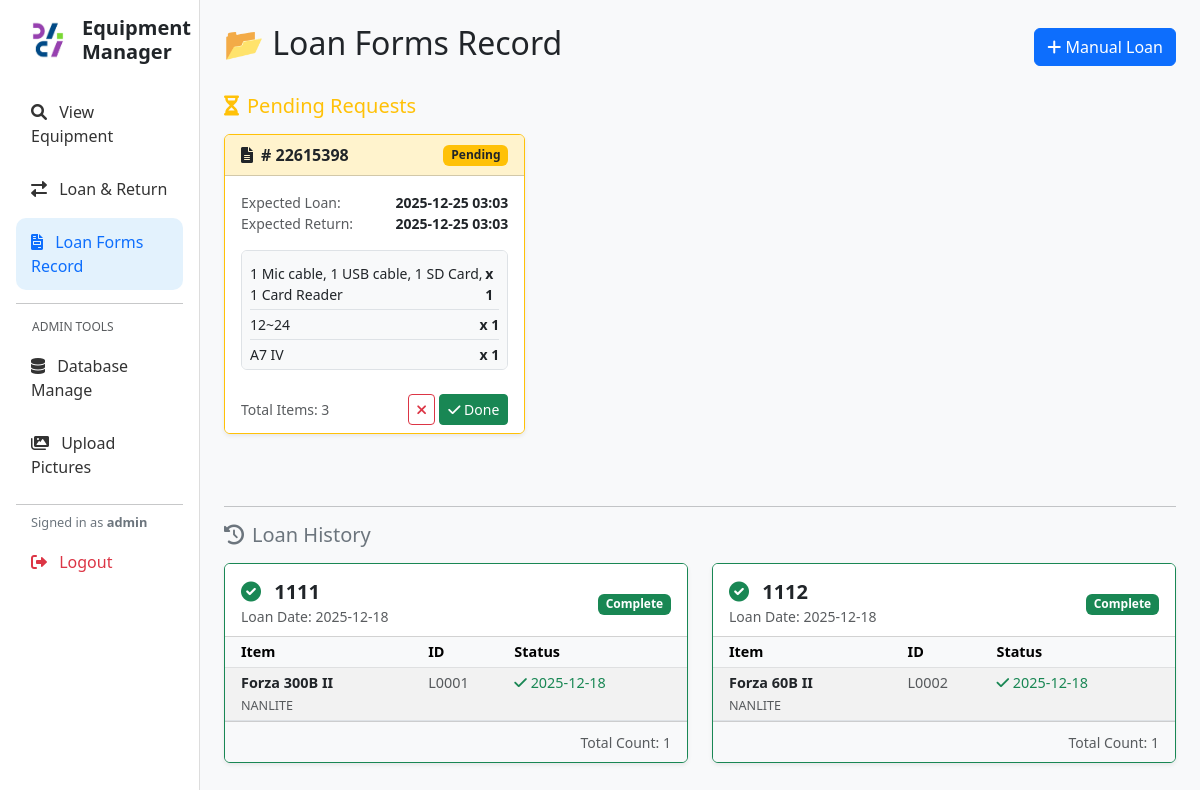
The page /loan_forms (signed in) on the database its author committed.
### tables this page shows
CREATE TABLE Request_Records (
    Request_ID TEXT PRIMARY KEY,
    Loan_Date TEXT,
    Loan_Time TEXT,
    Return_Date TEXT,
    Return_Time TEXT,
    Items_Json TEXT, -- 用 JSON 字串存儲器材和數量 (例如: "Sony A74: 2, Tripod: 1")
    Status TEXT,     -- 'Pending'
    Created_At TEXT
);

CREATE TABLE "Loan_Transactions" (
"id" INTEGER,
  "Loan_Form_Number" TEXT,
  "Equipment_ID" TEXT,
  "Loan_Date" TEXT,
  "Return_Date" TEXT,
  "Status" TEXT
);

CREATE TABLE "Equipment_List" (
"Category" TEXT,
  "Equipment_ID" TEXT,
  "Type" TEXT,
  "Brand" TEXT,
  "Name" TEXT,
  "Remarks" TEXT,
  "Qty" INTEGER,
  "item_created" TEXT
);

### app.py (the view)
@app.route('/loan_forms')
def loan_forms():
    if 'user' not in session: return redirect(url_for('dashboard'))
    conn = get_db()
    pending_forms = []
    try:
        df_pending = pd.read_sql_query("SELECT * FROM Request_Records WHERE Status = 'Pending' ORDER BY Created_At DESC", conn)
        if not df_pending.empty:
            for _, row in df_pending.iterrows():
                try: items_list = json.loads(row['Items_Json'])
                except: items_list = []
                pending_forms.append({
                    'id': row['Request_ID'],
                    'loan_dt': f"{row['Loan_Date']} {row['Loan_Time']}",
                    'return_dt': f"{row['Return_Date']} {row['Return_Time']}",
                    'item_list': items_list,
                    'count': sum(i['qty'] for i in items_list),
                    'status': 'Pending'
                })
    except: pass
    history_forms = {}
    try:
        query = "SELECT T.Loan_Form_Number, T.Loan_Date, T.Return_Date, T.Status, E.Name, E.Brand, E.Type, T.Equipment_ID FROM Loan_Transactions T JOIN Equipment_List E ON T.Equipment_ID = E.Equipment_ID ORDER BY T.Loan_Date DESC, T.Loan_Form_Number"
        df = pd.read_sql_query(query, conn)
        if not df.empty:
            grouped = df.groupby(['Loan_Form_Number', 'Loan_Date'])
            for (form_num, loan_date), group in grouped:
                active_count = len(group[group['Status'] == 'Active'])
                is_complete = (active_count == 0)
                history_forms[form_num] = {
                    'id': form_num,
                    'loan_dt': loan_date,
                    'item_list': group.to_dict(orient='records'),
                    'count': len(group),
                    'status': 'Complete' if is_complete else 'Active',
                    'is_complete': is_complete
                }
    except: pass
    return render_template('loan_forms.html', pending=pending_forms, history=history_forms)

### app.py (called while the page is built)
def get_db():
    db = getattr(g, '_database', None)
    if db is None:
        db = g._database = sqlite3.connect(DATABASE)
        db.row_factory = sqlite3.Row
    return db

@app.teardown_appcontext
def close_connection(exception):
    db = getattr(g, '_database', None)
    if db is not None:
        db.close()

@app.context_processor
def utility_processor():
    def get_icon_path(prefix, name):
        filename = f"{prefix}_{name}.png"
        filepath = os.path.join(app.config['UPLOAD_FOLDER'], filename)
        if os.path.exists(filepath):
            return url_for('static', filename=f'icons/{filename}')
        return None
    return dict(get_icon_path=get_icon_path)

### templates/loan_forms.html
{% extends "base.html" %}
{% block content %}
<div class="d-flex justify-content-between align-items-center mb-4">
    <h2>📂 Loan Forms Record</h2>
    <a href="{{ url_for('loan_return') }}" class="btn btn-primary"><i class="fas fa-plus"></i> Manual Loan</a>
</div>
{% if pending %}
<h5 class="text-warning mb-3"><i class="fas fa-hourglass-half me-2"></i>Pending Requests</h5>
<div class="row mb-5">
    {% for form in pending %}
    <div class="col-md-6 col-xl-4 mb-4">
        <div class="card h-100 border-warning shadow-sm">
            <div class="card-header bg-warning-subtle d-flex justify-content-between align-items-center">
                <strong><i class="fas fa-file-alt me-2"></i># {{ form.id }}</strong>
                <span class="badge bg-warning text-dark">Pending</span>
            </div>
            <div class="card-body p-3">
                <div class="mb-3 small">
                    <div class="d-flex justify-content-between">
                        <span class="text-muted">Expected Loan:</span>
                        <strong>{{ form.loan_dt }}</strong>
                    </div>
                    <div class="d-flex justify-content-between">
                        <span class="text-muted">Expected Return:</span>
                        <strong>{{ form.return_dt }}</strong>
                    </div>
                </div>
                <div class="bg-light p-2 rounded border" style="max-height: 120px; overflow-y: auto;">
                    <ul class="list-unstyled mb-0 small">
                        {% for item in form.item_list %}
                        <li class="d-flex justify-content-between border-bottom py-1">
                            <span>{{ item.name }}</span>
                            <span class="fw-bold">x {{ item.qty }}</span>
                        </li>
                        {% endfor %}
                    </ul>
                </div>
            </div>
            <div class="card-footer bg-white text-end border-top-0 d-flex justify-content-between align-items-center">
                <small class="text-muted">Total Items: {{ form.count }}</small>
                <div>
                    <a href="{{ url_for('process_request', request_id=form.id, action='reject') }}"
                       class="btn btn-sm btn-outline-danger" onclick="return confirm('Reject this request?');">
                       <i class="fas fa-times"></i>
                    </a>
                    <a href="{{ url_for('process_request', request_id=form.id, action='approve') }}"
                       class="btn btn-sm btn-success" title="Mark as Processed">
                       <i class="fas fa-check"></i> Done
                    </a>
                </div>
            </div>
        </div>
    </div>
    {% endfor %}
</div>
<hr>
{% endif %}
<h5 class="text-secondary mb-3"><i class="fas fa-history me-2"></i>Loan History</h5>
{% if history %}
    <div class="row">
        {% for form_num, details in history.items() %}
        <div class="col-md-6 mb-4">
            <div class="card h-100 shadow-sm {% if details.is_complete %}border-success{% else %}border-primary{% endif %}">
                <div class="card-header bg-white d-flex justify-content-between align-items-center pt-3">
                    <div>
                        <h5 class="mb-0 fw-bold">
                            {% if details.is_complete %}
                                <i class="fas fa-check-circle text-success me-2"></i>
                            {% else %}
                                <i class="fas fa-clock text-primary me-2"></i>
                            {% endif %}
                            {{ details.id }}
                        </h5>
                        <small class="text-muted">Loan Date: {{ details.loan_dt }}</small>
                    </div>
                    {% if details.is_complete %}
                        <span class="badge bg-success">Complete</span>
                    {% else %}
                        <span class="badge bg-primary">Active</span>
                    {% endif %}
                </div>
                <div class="card-body p-0">
                    <table class="table table-sm table-striped mb-0" style="font-size: 0.9rem;">
                        <thead class="table-light">
                            <tr>
                                <th class="ps-3">Item</th>
                                <th>ID</th>
                                <th>Status</th>
                            </tr>
                        </thead>
                        <tbody>
                            {% for item in details.item_list %}
                            <tr>
                                <td class="ps-3"><strong>{{ item.Name }}</strong><br><small class="text-muted">{{ item.Brand }}</small></td>
                                <td><span class="text-muted">{{ item.Equipment_ID }}</span></td>
                                <td>
                                    {% if item.Status == 'Returned' %}
                                        <span class="text-success"><i class="fas fa-check"></i> {{ item.Return_Date }}</span>
                                    {% else %}
                                        <span class="badge bg-danger">Out</span>
                                    {% endif %}
                                </td>
                            </tr>
                            {% endfor %}
                        </tbody>
                    </table>
                </div>
                <div class="card-footer bg-light text-end">
                    <small class="text-muted">Total Count: {{ details.count }}</small>
                </div>
            </div>
        </div>
        {% endfor %}
    </div>
{% else %}
    {% if not pending %}
    <div class="alert alert-info text-center py-5">
        <h4>No loan history found.</h4>
    </div>
    {% endif %}
{% endif %}
{% endblock %}

### templates/base.html (style rules this page uses)
body { background-color: #f8f9fa; }

### rows shown on the page
Request_Records: id "22615398", loan_dt "2025-12-25 03:03", return_dt "2025-12-25 03:03", name "1 Mic cable, 1 USB cable, 1 SD Card, 1 Card Reader" "12~24" "A7 IV", qty "1" "1" "1", count "3"
Loan_Transactions: id "1111", loan_dt "2025-12-18", Name "Forza 300B II", Brand "NANLITE", Equipment_ID "L0001", Return_Date "2025-12-18", count "1"
Loan_Transactions: id "1112", loan_dt "2025-12-18", Name "Forza 60B II", Brand "NANLITE", Equipment_ID "L0002", Return_Date "2025-12-18", count "1"

### other values the page prints
{{ session.get('user') }} "admin"
